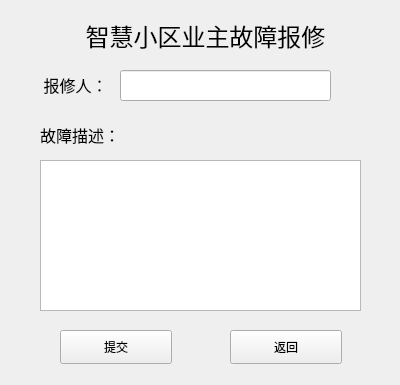
<?xml version="1.0" encoding="UTF-8"?>
<ui version="4.0">
 <class>issueinfo</class>
 <widget class="QWidget" name="issueinfo">
  <property name="geometry">
   <rect>
    <x>0</x>
    <y>0</y>
    <width>400</width>
    <height>385</height>
   </rect>
  </property>
  <property name="windowTitle">
   <string>故障报修</string>
  </property>
  <widget class="QLabel" name="label">
   <property name="geometry">
    <rect>
     <x>20</x>
     <y>10</y>
     <width>371</width>
     <height>51</height>
    </rect>
   </property>
   <property name="text">
    <string>&lt;html&gt;&lt;head/&gt;&lt;body&gt;&lt;p align=&quot;center&quot;&gt;&lt;span style=&quot; font-size:18pt;&quot;&gt;智慧小区业主故障报修&lt;/span&gt;&lt;/p&gt;&lt;/body&gt;&lt;/html&gt;</string>
   </property>
  </widget>
  <widget class="QLabel" name="label_2">
   <property name="geometry">
    <rect>
     <x>30</x>
     <y>70</y>
     <width>91</width>
     <height>31</height>
    </rect>
   </property>
   <property name="text">
    <string>&lt;html&gt;&lt;head/&gt;&lt;body&gt;&lt;p align=&quot;center&quot;&gt;&lt;span style=&quot; font-size:12pt;&quot;&gt;报修人：&lt;/span&gt;&lt;/p&gt;&lt;/body&gt;&lt;/html&gt;</string>
   </property>
  </widget>
  <widget class="QLineEdit" name="issueReporterLineEdit">
   <property name="geometry">
    <rect>
     <x>120</x>
     <y>70</y>
     <width>211</width>
     <height>31</height>
    </rect>
   </property>
  </widget>
  <widget class="QLabel" name="label_3">
   <property name="geometry">
    <rect>
     <x>40</x>
     <y>120</y>
     <width>111</width>
     <height>31</height>
    </rect>
   </property>
   <property name="text">
    <string>&lt;html&gt;&lt;head/&gt;&lt;body&gt;&lt;p&gt;&lt;span style=&quot; font-size:12pt;&quot;&gt;故障描述：&lt;/span&gt;&lt;/p&gt;&lt;/body&gt;&lt;/html&gt;</string>
   </property>
  </widget>
  <widget class="QTextEdit" name="issueReportMessTextEdit">
   <property name="geometry">
    <rect>
     <x>40</x>
     <y>160</y>
     <width>321</width>
     <height>151</height>
    </rect>
   </property>
  </widget>
  <widget class="QPushButton" name="issueConfirmBtn">
   <property name="geometry">
    <rect>
     <x>60</x>
     <y>330</y>
     <width>112</width>
     <height>34</height>
    </rect>
   </property>
   <property name="text">
    <string>提交</string>
   </property>
  </widget>
  <widget class="QPushButton" name="issueReturnBtn">
   <property name="geometry">
    <rect>
     <x>230</x>
     <y>330</y>
     <width>112</width>
     <height>34</height>
    </rect>
   </property>
   <property name="text">
    <string>返回</string>
   </property>
  </widget>
 </widget>
 <resources/>
 <connections/>
</ui>
